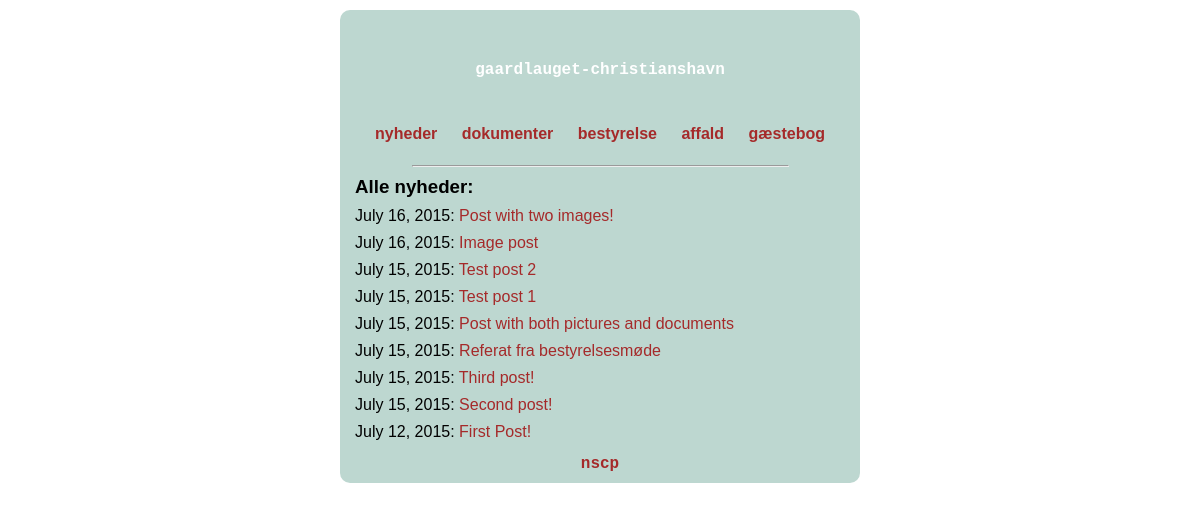
The page /blog/news/ on the database its author committed.
### blog/models.py (models this page shows, shortened)
class Post(models.Model):
    title = models.CharField(max_length=100)
    body = models.TextField()
    posted = models.DateTimeField()
    class Meta:
        ordering = ['-posted']

### blog/views.py (the view)
def news(request):
	all_posts = Post.objects.all()
	template = 'news.html'
	context = {
		'all_posts':all_posts,
	}
	return render(request, template, context)

### templates/news.html
{% extends 'base_site.html' %}
{% block body %}
{% if all_posts %}
<h3>Alle nyheder:</h3>
    {% for post in all_posts %}
    <p>{{ post.posted.date }}: <a href="{% url 'detail' post.id %}">{{ post.title }}</a></p>
    {% endfor %}
{% else %}
<p>No news!</p>
{% endif %}
{% endblock %}

### static/style2.css (style rules this page uses)
body { background-color: white; font-family: Helvetica, sans-serif; margin: 10px 10px 10px 10px; padding: 0px; }
p { margin: 9px 5px 5px 5px; }
h1, h2, h3 { margin: 9px 5px 5px 5px; }
a:link { color: brown; text-decoration:none; }

### rows shown on the page
Post: posted "July 16, 2015", title "Post with two images!"
Post: posted "July 16, 2015", title "Image post"
Post: posted "July 15, 2015", title "Test post 2"
Post: posted "July 15, 2015", title "Test post 1"
Post: posted "July 15, 2015", title "Post with both pictures and documents"
Post: posted "July 15, 2015", title "Referat fra bestyrelsesmøde"
Post: posted "July 15, 2015", title "Third post!"
Post: posted "July 15, 2015", title "Second post!"
Post: posted "July 12, 2015", title "First Post!"
